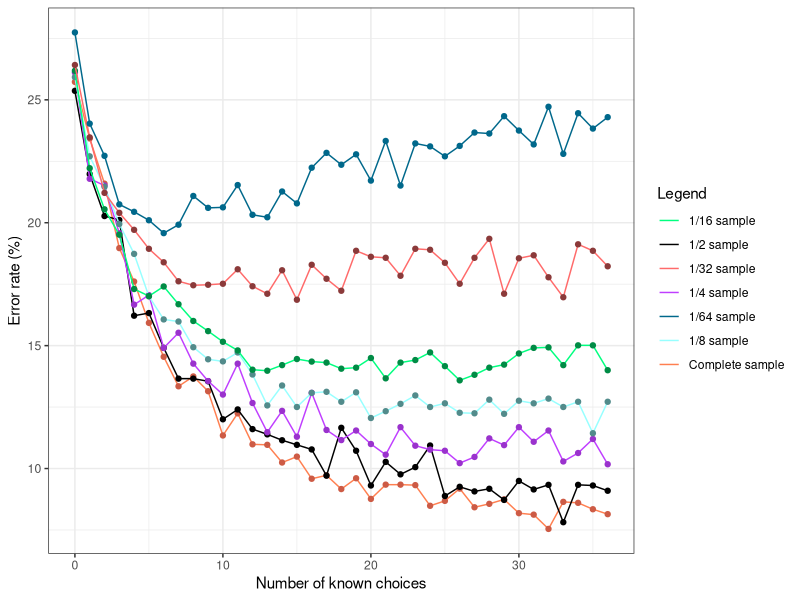

Here is the R script that generated this plot:
library(ggplot2)

#--------------------------------------------------------------------------------------------
#Parametres globaux
dataset_name = "alarm"
taille_img_x = 1024/2
taille_img_y = 720/2
#fin parametres globaux
#--------------------------------------------------------------------------------------------

#--------------------------------------------------------------------------------------------
#data

#VPOP

#1
dRC = c(0.7426970788315326,0.7657062825130052,0.7841136454581833,0.8103241296518607,0.8239295718287315,0.8407362945178071,0.8545418167266907,0.866546618647459,0.8625450180072028,0.868547418967587,0.8865546218487395,0.8775510204081632,0.89015606242497,0.8903561424569828,0.8975590236094437,0.8951580632252901,0.9041616646658663,0.9027611044417767,0.9083633453381352,0.9039615846338536,0.9123649459783914,0.90656262505002,0.90656262505002,0.9067627050820328,0.9151660664265706,0.9131652661064426,0.9081632653061225,0.915766306522609,0.9143657462985194,0.9125650260104041,0.9181672669067628,0.9187675070028011,0.9245698279311725,0.9135654261704682,0.9139655862344938,0.9165666266506602,0.9185674269707883)
#2
oracle = c(0.7463323552947453,0.7802080554814618,0.7972792744731928,0.7988797012536677,0.8378234195785543,0.8367564683915711,0.8508935716190984,0.863430248066151,0.863430248066151,0.8644971992531342,0.8799679914643905,0.8759669245132036,0.8839690584155775,0.8861029607895439,0.888503600960256,0.8903707655374766,0.8922379301146972,0.9029074419845292,0.8834355828220859,0.8927714057081888,0.9069085089357162,0.8973059482528675,0.9023739663910376,0.8994398506268338,0.8906375033342224,0.9111763136836489,0.9074419845292078,0.9093091491064283,0.9082421979194452,0.9127767404641237,0.9050413443584956,0.908508935716191,0.9066417711389704,0.9218458255534809,0.9066417711389704,0.9069085089357162,0.9090424113096826)
#4
rc = c(0.7389117512574302,0.7821216278006401,0.7848651120256058,0.8042981252857796,0.8333333333333334,0.8294467306812986,0.8509373571101966,0.8447645176040238,0.8573388203017832,0.8644261545496114,0.8699131229995427,0.8573388203017832,0.8733424782807498,0.8852309099222679,0.8765432098765432,0.8870598994055784,0.8692272519433013,0.8843164151806127,0.8884316415180613,0.8845450388660265,0.8900320073159579,0.8943758573388203,0.8831732967535436,0.8907178783721994,0.892318244170096,0.8927754915409236,0.8978052126200274,0.8952903520804756,0.8877457704618198,0.8904892546867855,0.8831732967535436,0.8891175125743027,0.8845450388660265,0.897119341563786,0.8936899862825789,0.8879743941472337,0.8982624599908551)
#8
Naif = c(0.7407723490505654,0.7729891188393428,0.7853637721356945,0.8005120546191594,0.8126733518241945,0.8299551952208235,0.8393428632387455,0.8401962876040111,0.850650736078515,0.8555579261787924,0.856411350544058,0.8527842969916791,0.8617452528269682,0.8743332622146363,0.8662257307446127,0.8749733304885855,0.8692127160230425,0.8687860038404096,0.8728397695754214,0.8689993599317261,0.87945380840623,0.8766801792191167,0.873693193940687,0.8702794964796245,0.8749733304885855,0.8734798378493706,0.8773202474930659,0.8775336035843824,0.8719863452101557,0.8777469596756987,0.8724130573927885,0.8734798378493706,0.8715596330275229,0.8749733304885855,0.8728397695754214,0.8856411350544058,0.8728397695754214)
#16
jointree = c(0.7381788147842246,0.77782366301879,0.7945488333677473,0.8048730125954987,0.8269667561428866,0.829857526326657,0.8259343382201115,0.8331612636795375,0.8399752219698534,0.844104893660954,0.8484410489366095,0.851951269874045,0.859797646087136,0.8602106132562461,0.8579392938261409,0.8554614908114805,0.8564939087342556,0.8569068759033657,0.8593846789180261,0.858971711748916,0.8550485236423704,0.8633078670245715,0.8569068759033657,0.8558744579805906,0.8527772042122651,0.8583522609952509,0.8641338013627916,0.8618624819326863,0.858971711748916,0.8577328102415858,0.8531901713813752,0.8509188519512699,0.8507123683667148,0.8579392938261409,0.8498864340284947,0.8498864340284947,0.8600041296716912)
#32
wmv = c(0.7358260516155253,0.7652916073968705,0.7878479983743142,0.7959764275553749,0.8028855923592766,0.8106076000812843,0.8160942897785003,0.823816297500508,0.8254419833367201,0.8252387726071937,0.8248323511481406,0.8189392399918716,0.8258484047957733,0.828896565738671,0.8193456614509246,0.8313350944929893,0.8171103434261329,0.8228002438528754,0.8276773013615119,0.8114204429993904,0.8138589717537086,0.8142653932127616,0.8215809794757163,0.8106076000812843,0.8110140215403373,0.8162975005080269,0.8248323511481406,0.8142653932127616,0.8065433854907539,0.828896565738671,0.8144686039422881,0.813249339565129,0.8221906116642959,0.8303190408453567,0.8087787035155456,0.8114204429993904,0.8177199756147124)
#64
lextree = c(0.7225806451612903,0.7596774193548387,0.7727822580645162,0.7925403225806451,0.7955645161290322,0.7989919354838709,0.8042338709677419,0.8008064516129032,0.7891129032258064,0.7939516129032258,0.79375,0.7846774193548387,0.7967741935483871,0.7977822580645161,0.7872983870967742,0.7921370967741935,0.7776209677419355,0.7715725806451613,0.7764112903225806,0.7721774193548387,0.7828629032258064,0.7667338709677419,0.7848790322580645,0.7677419354838709,0.7689516129032258,0.7729838709677419,0.76875,0.7633064516129032,0.7637096774193548,0.7566532258064517,0.7625,0.7681451612903226,0.7528225806451613,0.7719758064516129,0.7554435483870968,0.7616935483870968,0.7570564516129032)

#NAIVE BAYES VOTER

#1
dRC = c(0.7426970788315326,0.7657062825130052,0.7841136454581833,0.8103241296518607,0.8239295718287315,0.8407362945178071,0.8545418167266907,0.866546618647459,0.8625450180072028,0.868547418967587,0.8865546218487395,0.8775510204081632,0.89015606242497,0.8903561424569828,0.8975590236094437,0.8951580632252901,0.9041616646658663,0.9027611044417767,0.9083633453381352,0.9039615846338536,0.9123649459783914,0.90656262505002,0.90656262505002,0.9067627050820328,0.9151660664265706,0.9131652661064426,0.9081632653061225,0.915766306522609,0.9143657462985194,0.9125650260104041,0.9181672669067628,0.9187675070028011,0.9245698279311725,0.9135654261704682,0.9139655862344938,0.9165666266506602,0.9185674269707883)
#2
oracle = c(0.7463323552947453,0.7802080554814618,0.7972792744731928,0.7988797012536677,0.8378234195785543,0.8367564683915711,0.8508935716190984,0.863430248066151,0.863430248066151,0.8644971992531342,0.8799679914643905,0.8759669245132036,0.8839690584155775,0.8861029607895439,0.888503600960256,0.8903707655374766,0.8922379301146972,0.9029074419845292,0.8834355828220859,0.8927714057081888,0.9069085089357162,0.8973059482528675,0.9023739663910376,0.8994398506268338,0.8906375033342224,0.9111763136836489,0.9074419845292078,0.9093091491064283,0.9082421979194452,0.9127767404641237,0.9050413443584956,0.908508935716191,0.9066417711389704,0.9218458255534809,0.9066417711389704,0.9069085089357162,0.9090424113096826)
#4
rc = c(0.7389117512574302,0.7821216278006401,0.7848651120256058,0.8042981252857796,0.8333333333333334,0.8294467306812986,0.8509373571101966,0.8447645176040238,0.8573388203017832,0.8644261545496114,0.8699131229995427,0.8573388203017832,0.8733424782807498,0.8852309099222679,0.8765432098765432,0.8870598994055784,0.8692272519433013,0.8843164151806127,0.8884316415180613,0.8845450388660265,0.8900320073159579,0.8943758573388203,0.8831732967535436,0.8907178783721994,0.892318244170096,0.8927754915409236,0.8978052126200274,0.8952903520804756,0.8877457704618198,0.8904892546867855,0.8831732967535436,0.8891175125743027,0.8845450388660265,0.897119341563786,0.8936899862825789,0.8879743941472337,0.8982624599908551)
#8
Naif = c(0.7407723490505654,0.7729891188393428,0.7853637721356945,0.8005120546191594,0.8126733518241945,0.8299551952208235,0.8393428632387455,0.8401962876040111,0.850650736078515,0.8555579261787924,0.856411350544058,0.8527842969916791,0.8617452528269682,0.8743332622146363,0.8662257307446127,0.8749733304885855,0.8692127160230425,0.8687860038404096,0.8728397695754214,0.8689993599317261,0.87945380840623,0.8766801792191167,0.873693193940687,0.8702794964796245,0.8749733304885855,0.8734798378493706,0.8773202474930659,0.8775336035843824,0.8719863452101557,0.8777469596756987,0.8724130573927885,0.8734798378493706,0.8715596330275229,0.8749733304885855,0.8728397695754214,0.8856411350544058,0.8728397695754214)
#16
jointree = c(0.7381788147842246,0.77782366301879,0.7945488333677473,0.8048730125954987,0.8269667561428866,0.829857526326657,0.8259343382201115,0.8331612636795375,0.8399752219698534,0.844104893660954,0.8484410489366095,0.851951269874045,0.859797646087136,0.8602106132562461,0.8579392938261409,0.8554614908114805,0.8564939087342556,0.8569068759033657,0.8593846789180261,0.858971711748916,0.8550485236423704,0.8633078670245715,0.8569068759033657,0.8558744579805906,0.8527772042122651,0.8583522609952509,0.8641338013627916,0.8618624819326863,0.858971711748916,0.8577328102415858,0.8531901713813752,0.8509188519512699,0.8507123683667148,0.8579392938261409,0.8498864340284947,0.8498864340284947,0.8600041296716912)
#32
wmv = c(0.7358260516155253,0.7652916073968705,0.7878479983743142,0.7959764275553749,0.8028855923592766,0.8106076000812843,0.8160942897785003,0.823816297500508,0.8254419833367201,0.8252387726071937,0.8248323511481406,0.8189392399918716,0.8258484047957733,0.828896565738671,0.8193456614509246,0.8313350944929893,0.8171103434261329,0.8228002438528754,0.8276773013615119,0.8114204429993904,0.8138589717537086,0.8142653932127616,0.8215809794757163,0.8106076000812843,0.8110140215403373,0.8162975005080269,0.8248323511481406,0.8142653932127616,0.8065433854907539,0.828896565738671,0.8144686039422881,0.813249339565129,0.8221906116642959,0.8303190408453567,0.8087787035155456,0.8114204429993904,0.8177199756147124)
#64
lextree = c(0.7225806451612903,0.7596774193548387,0.7727822580645162,0.7925403225806451,0.7955645161290322,0.7989919354838709,0.8042338709677419,0.8008064516129032,0.7891129032258064,0.7939516129032258,0.79375,0.7846774193548387,0.7967741935483871,0.7977822580645161,0.7872983870967742,0.7921370967741935,0.7776209677419355,0.7715725806451613,0.7764112903225806,0.7721774193548387,0.7828629032258064,0.7667338709677419,0.7848790322580645,0.7677419354838709,0.7689516129032258,0.7729838709677419,0.76875,0.7633064516129032,0.7637096774193548,0.7566532258064517,0.7625,0.7681451612903226,0.7528225806451613,0.7719758064516129,0.7554435483870968,0.7616935483870968,0.7570564516129032)


#--------------------------------------------------------------------------------------------
#parametres graphes
# -- manuels
x_pas_erreur = 4
y_pas_erreur = 3
x_legend_erreur = 0
y_legend_erreur = 50
y_padding_erreur = 1

x_pas_time = 4
y_pas_time = 3
x_legend_time = 0
y_legend_time = 0.013
y_padding_time = 0.01

# -- auto calcul

#MAJ VERS ERROR
dRC = 100-100*dRC
oracle = 100-100*oracle
Naif = 100-100*Naif
rc = 100-100*rc
jointree = 100-100*jointree
wmv = 100-100*wmv
lextree = 100-100*lextree


nb_val = length(rc)
nb_val = length(dRC)
nb_val = length(oracle)
nb_val = length(Naif)
nb_val = length(jointree)
nb_val = length(wmv)
nb_val = length(lextree)

min_val_erreur = 30000
min_val_erreur = min(min_val_erreur,100-100*rc)
min_val_erreur = min(min_val_erreur,100-100*dRC)
min_val_erreur = min(min_val_erreur,100-100*oracle)
min_val_erreur = min(min_val_erreur,100-100*Naif)
min_val_erreur = min(min_val_erreur,100-100*jointree)
min_val_erreur = min(min_val_erreur,100-100*wmv)
min_val_erreur = min(min_val_erreur,100-100*lextree)
min_val_erreur = ceiling(min_val_erreur)

max_val_erreur = 30000
max_val_erreur = max(max_val_erreur,100-100*rc)
max_val_erreur = max(max_val_erreur,100-100*dRC)
max_val_erreur = max(max_val_erreur,100-100*oracle)
max_val_erreur = max(max_val_erreur,100-100*Naif)
max_val_erreur = max(max_val_erreur,100-100*jointree)
max_val_erreur = max(max_val_erreur,100-100*wmv)
max_val_erreur = max(max_val_erreur,100-100*lextree)
max_val_erreur = floor(max_val_erreur)

size = 0:(nb_val-1)
x_lim_erreur = c(0,(nb_val-1))
if(min_val_erreur-y_padding_erreur <= 0){
  min_val_erreur = min_val_erreur+y_padding_erreur+0.00001
}
y_lim_erreur = c((min_val_erreur-y_padding_erreur),(max_val_erreur+y_padding_erreur))
x_axp_erreur = c(0, (nb_val-1), x_pas_erreur)
y_axp_erreur = c((min_val_erreur-y_padding_erreur),(max_val_erreur+y_padding_erreur),y_pas_erreur)


png(file=paste("Taux_erreur_sur_",dataset_name,".png",sep=""), bg="white", width=taille_img_x, height=taille_img_y, pointsize = 12)
(ggplot(NULL, aes(size)) + #scale_y_log10(breaks = round(seq(0, 100, by = 5),1)) + annotation_logticks(sides="l") +
  ylab("Error rate (%)") + xlab("Number of known choices") + theme_bw() #+ theme(legend.position="bottom")
+geom_line(aes(y=dRC, colour="Complete sample")) + geom_point(aes(y=dRC), colour="coral3") 
+geom_line(aes(y=oracle, colour="1/2 sample")) + geom_point(aes(y=oracle), colour="black") 
+geom_line(aes(y=rc, colour="1/4 sample")) + geom_point(aes(y=rc), colour="darkorchid3") 
+geom_line(aes(y=Naif, colour="1/8 sample")) + geom_point(aes(y=Naif), colour="darkslategray4") 
+geom_line(aes(y=jointree, colour="1/16 sample")) + geom_point(aes(y=jointree), colour="springgreen4") 
+geom_line(aes(y=wmv, colour="1/32 sample")) + geom_point(aes(y=wmv), colour="indianred4") 
+geom_line(aes(y=lextree, colour="1/64 sample")) + geom_point(aes(y=lextree), colour="deepskyblue4") 
+ scale_colour_manual(name = 'Legend', guide = 'legend',
                      values =c(NULL
                                ,'Complete sample'='coral' #dRC
                                ,'1/2 sample'='black' #oracle
                                ,'1/4 sample'='darkorchid1' #rc
                                ,'1/8 sample'='darkslategray1' #Naif
                                ,'1/16 sample'='springgreen' #jointree
                                ,'1/32 sample'='indianred1' #wmv
                                ,'1/64 sample'='deepskyblue4' #lextree
                      )))
dev.off()

